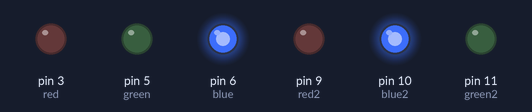
This sketch was run on a simulated Arduino Uno, built with avr-gcc and run on an emulated ATmega328P. Shown: output pins drawn as LEDs (lit = HIGH).

Above: at 0.15 s.
At 4.35 s:
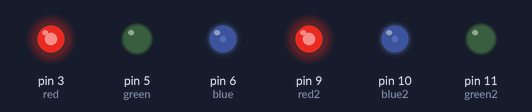
At 8.89 s:
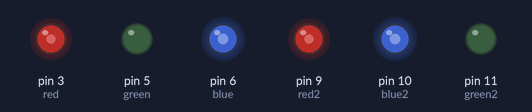
At 17.61 s:
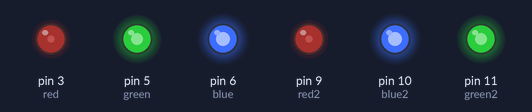
At 26.32 s:
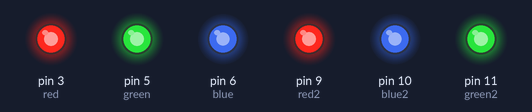
At 35.34 s:
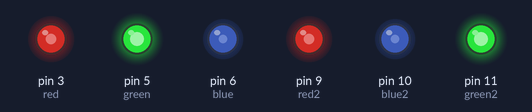
Timing chart, 0 to 35.4 s (numbered marks = the images above):
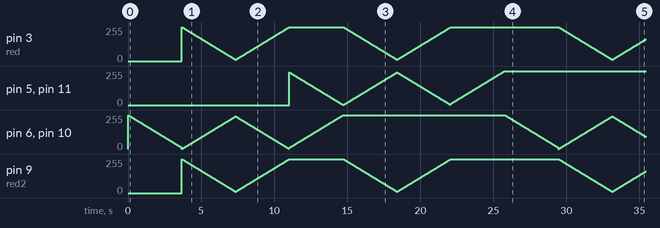

The sketch:

RGBjelly.ino
```cpp
int red = 3;
int blue = 6;
int green = 5;
int red2 = 9;
int blue2 = 10;
int green2 = 11;

int mDelay = 15;
int holder = 0;
void setup(){

  pinMode(red, OUTPUT);
  pinMode(blue, OUTPUT);
  pinMode(green, OUTPUT);
  pinMode(red2, OUTPUT);
  pinMode(blue2, OUTPUT);
  pinMode(green2, OUTPUT);
  //digitalWrite(red, HIGH);
  //digitalWrite(green, HIGH);
  //digitalWrite(blue, HIGH);
}

void loop(){
  // holder = int(random(5000, 15000));
  // mDelay = int(random(15, 40));

  for(int i=255; i>10; i--){ // for int i starting at 255; while i is greater than 10;
    //subtract one from i over and over until i is no longer greater than 10
    analogWrite(blue, i);//every time i changes analog write the value of i to the blue LED
    analogWrite(blue2, i);
    delay(mDelay);
  }

  for(int i=255; i>10; i--){
    analogWrite(red, i);
    analogWrite(blue, 255-i);
    analogWrite(red2, i);
    analogWrite(blue2, 255-i);
    delay(mDelay);
  }
  //delay(holder);
  //holder = random(1000, 5000);
  for(int i=10; i<255; i++){
    analogWrite(red, i);
    analogWrite(blue, 255-i);
    analogWrite(red2, i);
    analogWrite(blue2, 255-i);
    delay(mDelay);
  }
  //delay(holder);
  for(int i=10; i<255; i++){
    analogWrite(blue, i);
    analogWrite(green, 255-i);
    analogWrite(blue2, i);
    analogWrite(green2, 255-i);
    delay(mDelay);
  }
  //holder = int(random(5000, 15000));
  //mDelay = int(random(15, 40));

  for(int i=255; i>10; i--){
    analogWrite(red, i);
    analogWrite(green, 255-i);
    analogWrite(red2, i);
    analogWrite(green2, 255-i);
    delay(mDelay);
  }
  //delay(holder);
  //holder = random(1000, 5000);
  for(int i=10; i<255; i++){
    analogWrite(red, i);
    analogWrite(green, 255-i);
    analogWrite(red2, i);
    analogWrite(green2, 255-i);
    delay(mDelay);
  }
  //delay(holder);
  for(int i=10; i<255; i++){
    analogWrite(green, i);
    analogWrite(green2, i);
    delay(mDelay);
  }
}
```
